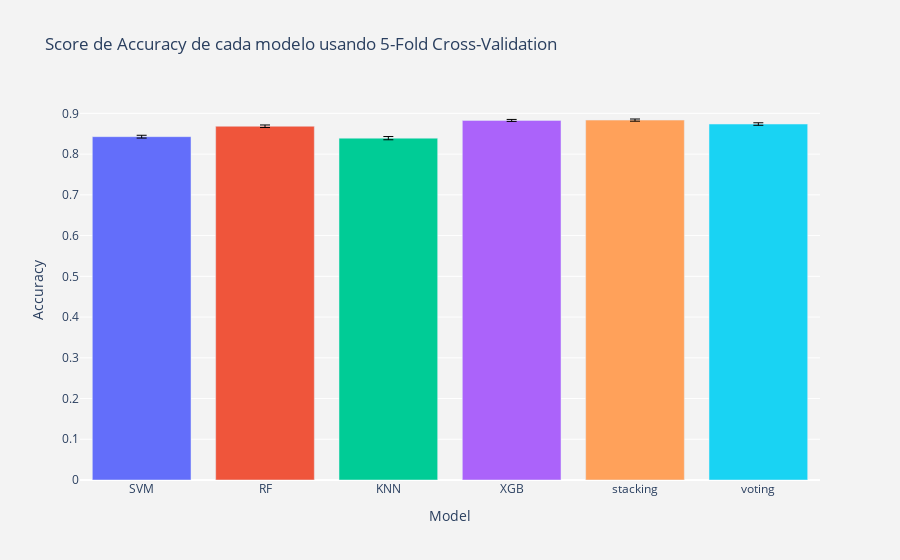

Notebook code cell kept with this figure:
### Code cell
# Graficamos los resultados
bar_plot_results(model_scores, name='stacking_model_cv')

### Figure 1 — Plotly figure (JSON) as saved in the notebook; plotly's stock layout.template omitted (floating-point values rounded to 4 significant figures)
{"data": [{"error_y": {"array": [0.003424], "color": "black", "thickness": 1, "type": "data", "visible": true, "width": 5}, "name": "SVM", "type": "bar", "x": ["SVM"], "y": [0.8428]}, {"error_y": {"array": [0.003132], "color": "black", "thickness": 1, "type": "data", "visible": true, "width": 5}, "name": "RF", "type": "bar", "x": ["RF"], "y": [0.8684]}, {"error_y": {"array": [0.003958], "color": "black", "thickness": 1, "type": "data", "visible": true, "width": 5}, "name": "KNN", "type": "bar", "x": ["KNN"], "y": [0.8392]}, {"error_y": {"array": [0.002431], "color": "black", "thickness": 1, "type": "data", "visible": true, "width": 5}, "name": "XGB", "type": "bar", "x": ["XGB"], "y": [0.8827]}, {"error_y": {"array": [0.002676], "color": "black", "thickness": 1, "type": "data", "visible": true, "width": 5}, "name": "stacking", "type": "bar", "x": ["stacking"], "y": [0.8835]}, {"error_y": {"array": [0.003108], "color": "black", "thickness": 1, "type": "data", "visible": true, "width": 5}, "name": "voting", "type": "bar", "x": ["voting"], "y": [0.8738]}], "layout": {"paper_bgcolor": "rgb(243, 243, 243)", "plot_bgcolor": "rgb(243, 243, 243)", "showlegend": false, "title": {"text": "Score de Accuracy de cada modelo usando 5-Fold Cross-Validation"}, "xaxis": {"title": {"text": "Model"}}, "yaxis": {"title": {"text": "Accuracy"}}}}
